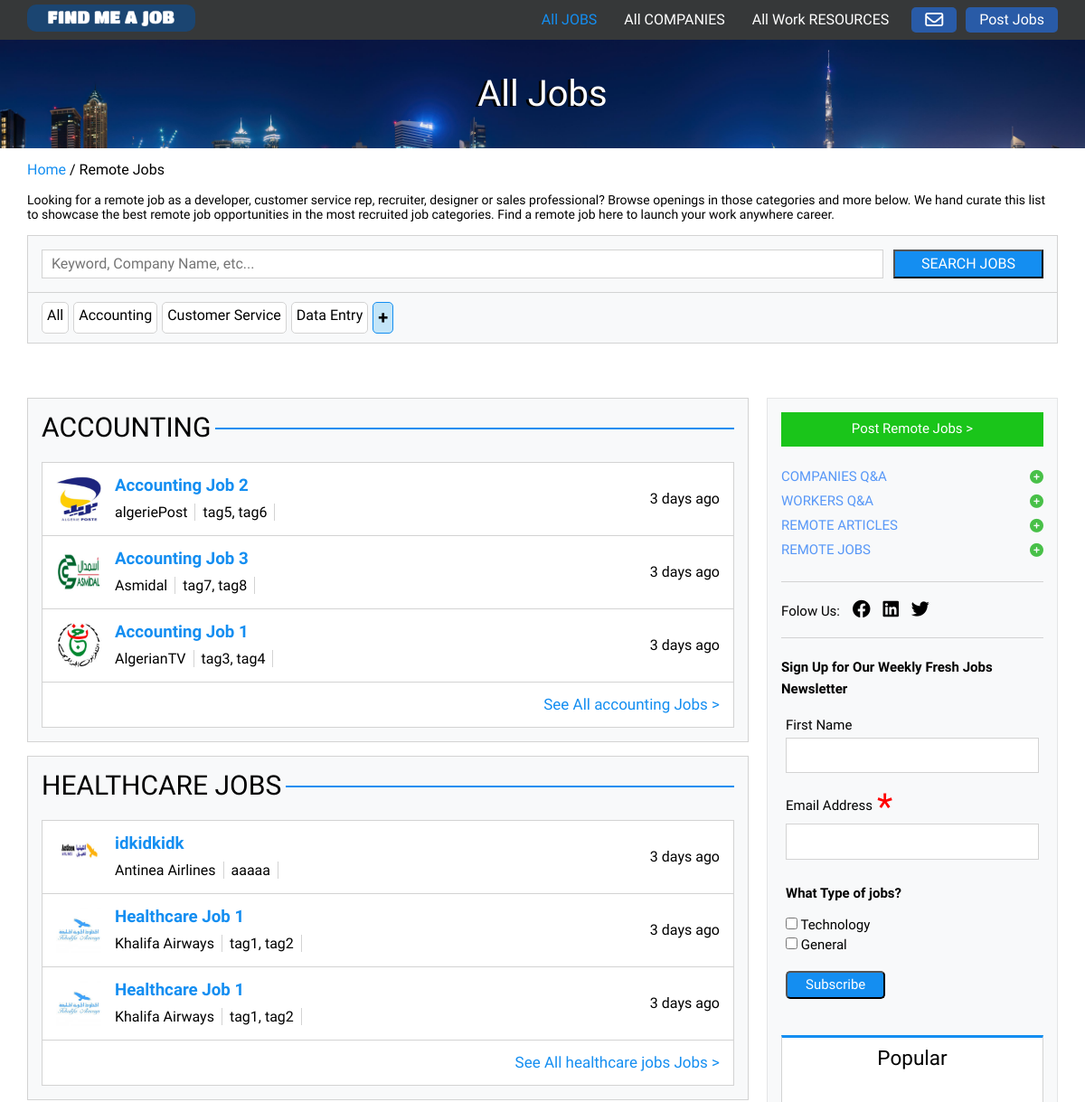
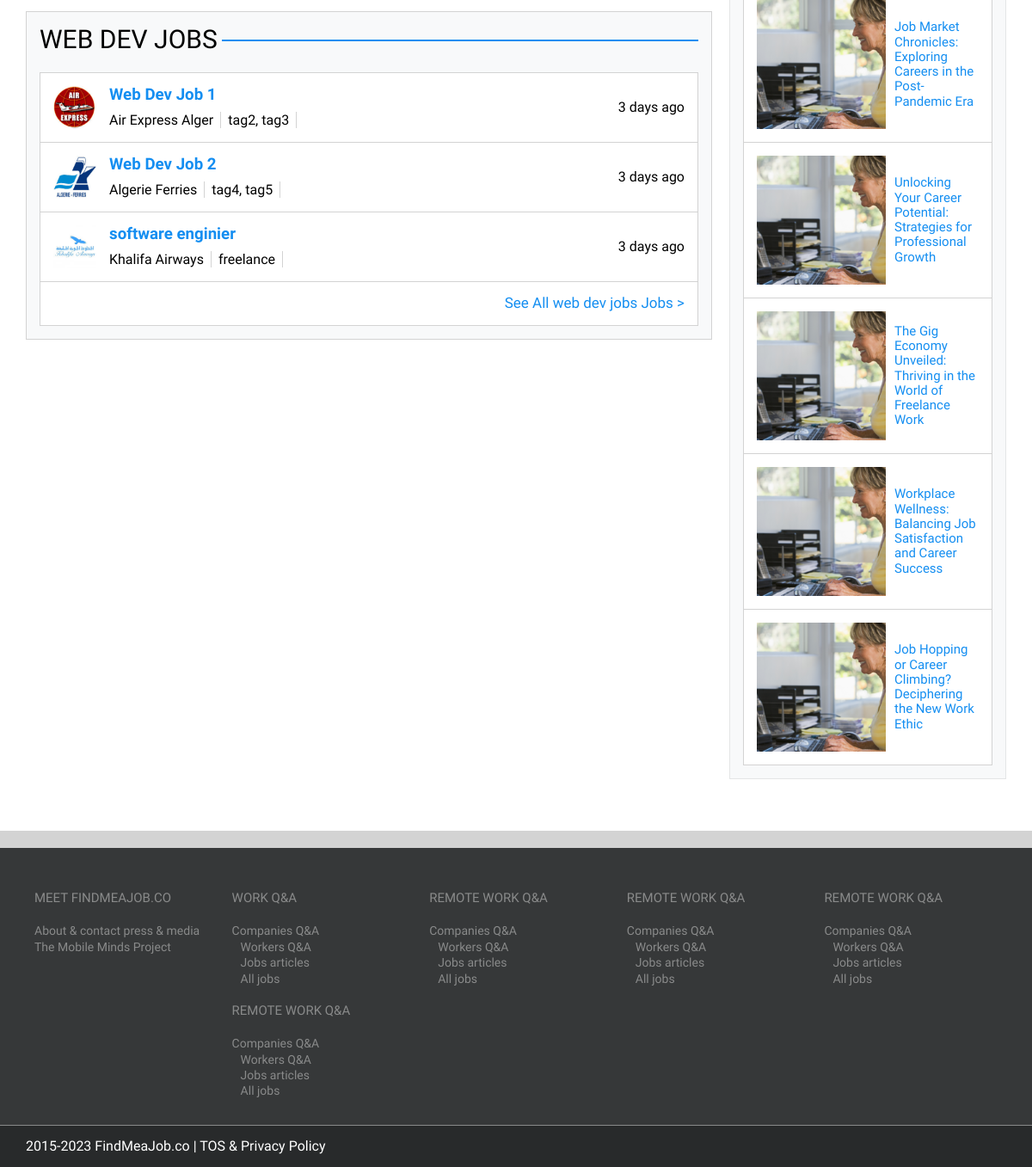
Page /remote-jobs.php on the committed database (2 pictures, top to bottom).
### tables this page shows
CREATE TABLE `job_post` (
  `job_id` int(11) NOT NULL,
  `company_name` varchar(250) NOT NULL,
  `job_post_link` varchar(255) DEFAULT NULL,
  `contact_email` varchar(255) DEFAULT NULL,
  `job_description` text DEFAULT NULL,
  `location` varchar(255) DEFAULT NULL,
  `job_tags` varchar(255) DEFAULT NULL,
  `category` varchar(100) DEFAULT NULL,
  `company_id` int(11) DEFAULT NULL,
  `added_date` timestamp NOT NULL DEFAULT current_timestamp(),
  `job_name` varchar(255) DEFAULT NULL,
  `salary` double DEFAULT NULL
);

### php/function.php (called while the page is built, shortened)
<?php
function formatTimeAgo($timestamp) {
  $addedTimestamp = new DateTime($timestamp);
  $currentTimestamp = new DateTime();
  $timeDifference = $currentTimestamp->diff($addedTimestamp);
  if ($timeDifference->days > 0) {
      return $timeDifference->days . " days ago";
  } elseif ($timeDifference->h > 0) {
      return $timeDifference->h . " hours ago";
  } else {
      return "Less than an hour";
  }
}
function getJobsDataByLimit($conn, $limit) {
  $query = "
  WITH NumberedJobs AS (
    SELECT
        jp.job_id,  -- Add the job_id column
        jp.category,
        jp.added_date,
        jp.job_name,
        jp.job_tags,
        c.photo,
        c.name AS company_name_in_post,
        ROW_NUMBER() OVER (PARTITION BY jp.category ORDER BY jp.added_date DESC) AS row_num
    FROM
        job_post jp
    JOIN
        company c ON jp.company_id = c.company_id
    WHERE
        c.accepted = 'yes'
)
SELECT
    job_id,  -- Include job_id in the SELECT
    category,
    added_date,
    job_name,
    job_tags,
    photo,
    company_name_in_post
FROM
    NumberedJobs
WHERE
    row_num <= ?;
  ";
  $stmt = mysqli_prepare($conn, $query);
  mysqli_stmt_bind_param($stmt, "i", $limit);
  mysqli_stmt_execute($stmt);
  $result = mysqli_stmt_get_result($stmt);
  $jobsData = array();
  if ($result) {
      while ($row = mysqli_fetch_assoc($result)) {
          $jobsData[] = $row;
      }
  } else {
      echo "Error executing query: " . mysqli_error($conn);
  }
  return $jobsData;
}
?>

### remote-jobs.php (the view, shortened to what this page needs)
<?php
require 'php/db_connection.php';
require 'php/function.php';
?>
<!DOCTYPE html>
<html lang="en">
<head>
  <link rel="stylesheet" href="css/all.min.css">
  <link rel="stylesheet" href="css/normalize.css">
  <link rel="stylesheet" href="css/style.css">
</head>
<body>
  <header>
    <div class="container">
      <a href="index.php" class="logo">
        <img src="images/find-me-a-job-logo.png" alt="">
      </a>
      <nav>
        <ul>
          <li><a class="active" href="remote-jobs.php">All JOBS</a></li>
          <li><a href="remote-comanies.php">All COMPANIES</a></li>
          <li><a href="remote-work-resources.php">All Work RESOURCES</a></li>
        </ul>
        <a href="sign-up.php"><i class="far fa-envelope fa-lg"></i></a>
        <a href="poste-remote-job.php">Post Jobs</a>
      </nav>
    </div>
  </header>
  <div class="landing remote-jobs">
    <div class="container">
      <h1>All Jobs</h1>
    </div>
  </div>
  <div class="introduction">
    <div class="container">
      <p><span>Home</span> / Remote Jobs</p>
      <p>Looking for a remote job as a developer, customer service rep, recruiter, designer or sales professional?
        Browse openings in those categories and more below. We hand curate this list to showcase the best remote job
        opportunities in the most recruited job categories. Find a remote job here to launch your work anywhere career.
      </p>
      <div class="search">
        <form action="#">
          <input type="text" name="search" placeholder="Keyword, Company Name, etc...">
          <input type="submit" value="Search jobs">
        </form>
        <div class="keywords">
          <ul>
            <li><a href="#">All</a></li>
            <li><a href="#">Accounting</a></li>
            <li><a href="#">Customer Service</a></li>
            <li><a href="#">Data Entry</a></li>
            <li><a href="#">+</a></li>
          </ul>
        </div>
      </div>
    </div>
  </div>
  <div class="remote-tips">
    <div class="container">
      <div class="main-content remote-jobs">
        <?php
$limit = isset($_GET['limit']) ? $_GET['limit'] : 3;
$jobsData = getJobsDataByLimit($conn, $limit);
$categories = array();
foreach ($jobsData as $row) {
    $category = $row['category'];
    if (!in_array($category, $categories)) {
        $categories[] = $category;
    }
}
foreach ($categories as $category) {
    echo '<div class="box1 ' . strtolower($category) . '-jobs">';
    echo '    <div class="heading">';
    echo '        <h2> ' . $category . ' </h2>';
    echo '        <div></div>';
    echo '    </div>';
    echo '    <div class="content">';
    foreach ($jobsData as $row) {
        if ($row['category'] === $category) {
            $addedTimestamp = $row['added_date'];
            $formattedTime = formatTimeAgo($addedTimestamp);
            echo '        <a href="job_detail.php?job_id=' . $row['job_id'] .'" class="line">';
            echo '            <div class="job-info">';
            echo '                <img src="' . $row['photo'] . '" alt="">';
            echo '                <div class="info">';
            echo '                    <h3>' . $row['job_name'] . '</h3>';
            echo '                    <p><span>' . $row['company_name_in_post'] . '</span><span>' . $row['job_tags'] . '</span></p>';
            echo '                </div>';
            echo '            </div>';
            echo '            <div class="time">';
            echo '                <p>' . $formattedTime . '</p>';
            echo '            </div>';
            echo '        </a>';
        }
    }
    echo '         <div class="line">';
    echo '            <a href="display-all-jobs.php?category=' . strtolower($category) . '&limit=10" class="see-jobs-button">See All ' . $category . ' Jobs ></a>';
    echo '        </div>';
    echo '    </div>';
    echo '</div>';
}
?>
      </div>
      <aside>
        <a href="poste-remote-job.php">Post Remote Jobs ></a>
        <div class="q&a-section">
          <a href="article.php" class="article-link" data-title="<h1>Remote Companies Q&A</h1>">
            Companies Q&A</a>
          <a href="article.php" class="article-link" data-title="<h1>Workers Q&A</h1>">
            Workers Q&A</a>
          <a href="remote-work-resources.php">remote articles</a>
          <a href="remote-jobs.php">remote jobs</a>
        </div>
        <div class="folow-us">
          Folow Us: <a href="#"><i class="fa-brands fa-facebook"></i></a> <a href="#"><i
              class="fa-brands fa-linkedin"></i></a>
          <a href="#"><i class="fa-brands fa-twitter"></i></a>
        </div>
        <div class="news-letter">
          <p>Sign Up for Our Weekly Fresh Jobs Newsletter</p>
          <form action="php/handel-newsletter.php" method="POST">
            <div>
              <label for="name">First Name</label>
              <input type="text" name="name">
            </div>
            <div>
              <label for="email">Email Address</label>
              <input type="email" name="email">
            </div>
            <p>What Type of jobs?</p>
            <div>
              <input type="checkbox" name="job-type[]" value="Technology">
              <label for="Technology">Technology</label>
            </div>
            <div>
              <input type="checkbox" name="job-type[]" value="General">
              <label for="General">General</label>
            </div>
            <input type="submit" value="Subscribe">
          </form>
        </div>
        <div class="articles">
          <h2>Popular</h2>
          <div>
            <img src="images/5-things-remote-work-150x150.png" alt="">
            <a href="article.php" class="article-link"
              data-title="<h1>Job Market Chronicles: Exploring Careers in the Post-Pandemic Era</h1>">
              Job Market Chronicles: Exploring Careers in the Post-Pandemic Era</a>
          </div>
          <div>
            <img src="images/5-things-remote-work-150x150.png" alt="">
            <a href="article.php" class="article-link"
              data-title="<h1>Unlocking Your Career Potential: Strategies for Professional Growth</h1>">
              Unlocking Your Career Potential: Strategies for Professional Growth</a>
          </div>
          <div>
            <img src="images/5-things-remote-work-150x150.png" alt="">
            <a href="article.php" class="article-link"
              data-title="<h1>The Gig Economy Unveiled: Thriving in the World of Freelance Work</h1>">
              The Gig Economy Unveiled: Thriving in the World of Freelance Work</a>
          </div>
          <div>
            <img src="images/5-things-remote-work-150x150.png" alt="">
            <a href="article.php" class="article-link"
              data-title="<h1>Workplace Wellness: Balancing Job Satisfaction and Career Success</h1>">
              Workplace Wellness: Balancing Job Satisfaction and Career Success</a>
          </div>
          <div>
            <img src="images/5-things-remote-work-150x150.png" alt="">
            <a href="article.php" class="article-link"
              data-title="<h1>Job Hopping or Career Climbing? Deciphering the New Work Ethic</h1>">
              Job Hopping or Career Climbing? Deciphering the New Work Ethic</a>
          </div>
        </div>
      </aside>
    </div>
  </div>
  <div class="footer">
    <div class="container">
      <div class="footer-content">
        <div>
          <h3>Meet FindMeaJob.co</h3>
          <ul>
            <li><a href="#">About & contact press & media</a></li>
            <li><a href="#">The Mobile Minds Project</a></li>
          </ul>
        </div>
        <div>
          <div>
            <h3>Work Q&A</h3>
            <ul>
              <li>
                <a href="article.php" class="article-link" data-title="<h1>Remote Companies Q&A</h1>">
                  Companies Q&A</a>
              </li>
              <li>
                <a href="article.php" class="article-link" data-title="<h1>Workers Q&A</h1>">
                  Workers Q&A</a>
              </li>
              <li><a href="remote-work-resources.php">Jobs articles</a></li>
              <li><a href="remote-jobs.php">All jobs</a></li>
            </ul>
          </div>
          <div>
            <h3>remote work Q&A</h3>
            <ul>
              <li>
                <a href="article.php" class="article-link" data-title="<h1>Remote Companies Q&A</h1>">
                  Companies Q&A</a>
              </li>
              <li>
                <a href="article.php" class="article-link" data-title="<h1>Workers Q&A</h1>">
                  Workers Q&A</a>
              </li>
              <li><a href="remote-work-resources.php">Jobs articles</a></li>
              <li><a href="remote-jobs.php">All jobs</a></li>
            </ul>
          </div>
        </div>
        <div>
          <h3>remote work Q&A</h3>
          <ul>
            <li>
              <a href="article.php" class="article-link" data-title="<h1>Remote Companies Q&A</h1>">
                Companies Q&A</a>
            </li>
            <li>
              <a href="article.php" class="article-link" data-title="<h1>Workers Q&A</h1>">
                Workers Q&A</a>
            </li>
            <li><a href="remote-work-resources.php">Jobs articles</a></li>
            <li><a href="remote-jobs.php">All jobs</a></li>
          </ul>
        </div>
        <div>
          <h3>remote work Q&A</h3>
          <ul>
            <li>
              <a href="article.php" class="article-link" data-title="<h1>Remote Companies Q&A</h1>">
                Companies Q&A</a>
            </li>
            <li>
              <a href="article.php" class="article-link" data-title="<h1>Workers Q&A</h1>">
                Workers Q&A</a>
            </li>
            <li><a href="remote-work-resources.php">Jobs articles</a></li>
            <li><a href="remote-jobs.php">All jobs</a></li>
          </ul>
        </div>
        <div>
          <h3>remote work Q&A</h3>
          <ul>
            <li>
              <a href="article.php" class="article-link" data-title="<h1>Remote Companies Q&A</h1>">
                Companies Q&A</a>
            </li>
            <li>
              <a href="article.php" class="article-link" data-title="<h1>Workers Q&A</h1>">
                Workers Q&A</a>
            </li>
            <li><a href="remote-work-resources.php">Jobs articles</a></li>
            <li><a href="remote-jobs.php">All jobs</a></li>
          </ul>
        </div>
      </div>
    </div>
  </div>
  <div class="policy">
    <div class="container">
      2015-2023 FindMeaJob.co | <a href="#">TOS & Privacy Policy</a>
    </div>
  </div>
</body>
</html>

### rows in the picture
job_post: shows a picture, job_name "Accounting Job 2", company_name_in_post "algeriePost", job_tags "tag5, tag6", added_date "3 days ago"
job_post: shows a picture, job_name "Accounting Job 3", company_name_in_post "Asmidal", job_tags "tag7, tag8", added_date "3 days ago"
job_post: shows a picture, job_name "Accounting Job 1", company_name_in_post "AlgerianTV", job_tags "tag3, tag4", added_date "3 days ago"
job_post: shows a picture, job_name "idkidkidk", company_name_in_post "Antinea Airlines", job_tags "aaaaa", added_date "3 days ago"
job_post: job_name "Healthcare Job 1", company_name_in_post "Khalifa Airways", job_tags "tag1, tag2", added_date "3 days ago"
job_post: job_name "Healthcare Job 1", company_name_in_post "Khalifa Airways", job_tags "tag1, tag2", added_date "3 days ago"
job_post: shows a picture, job_name "Web Dev Job 1", company_name_in_post "Air Express Alger", job_tags "tag2, tag3", added_date "3 days ago"
job_post: shows a picture, job_name "Web Dev Job 2", company_name_in_post "Algerie Ferries", job_tags "tag4, tag5", added_date "3 days ago"
job_post: job_name "software enginier", company_name_in_post "Khalifa Airways", job_tags "freelance", added_date "3 days ago"

### other values in the picture
$category "ACCOUNTING"
$category "accounting"
$category "HEALTHCARE JOBS"
$category "healthcare jobs"
$category "WEB DEV JOBS"
$category "web dev jobs"
